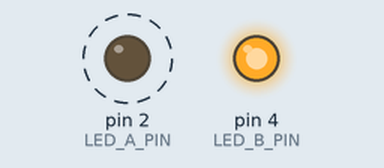
Simulated run of this sketch. Board: Arduino Uno, built with avr-gcc and run on an emulated ATmega328P. Shown: output pins drawn as LEDs (lit = HIGH). Dashed ring = blinking.

Above: at 0.3 s.
At 3.8 s:
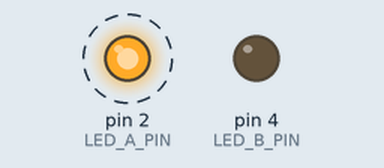
Timing chart, 0 to 5.9 s (numbered marks = the images above):
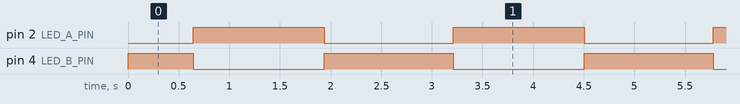

Measured:
- by itself, pin 2 (LED_A_PIN): alternates HIGH for 1.3 s and LOW for 1.3 s
- by itself, pin 4 (LED_B_PIN): repeats every 2.6 s: LOW 1.3 s, HIGH 1.3 s

The sketch:

ex06.ino
```cpp
#include <Arduino.h>

#define LED_A_PIN 2
#define LED_B_PIN 4

int pwm_val = 0;
int step = 2;

void setup() {
  pinMode(LED_A_PIN, OUTPUT);
  pinMode(LED_B_PIN, OUTPUT);
}

void loop() {
  analogWrite(LED_A_PIN, pwm_val);
  analogWrite(LED_B_PIN, 255 - pwm_val);

  pwm_val += step;
  if (pwm_val >= 255 || pwm_val <= 0) {
    step = -step;
  }
  delay(10);
}
```
